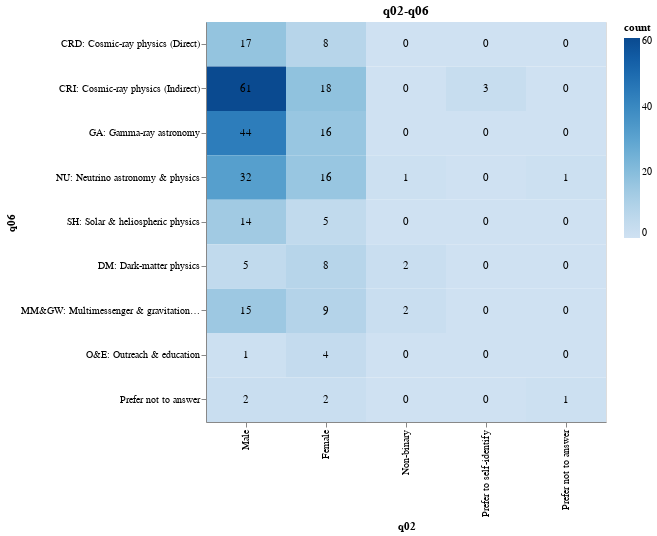
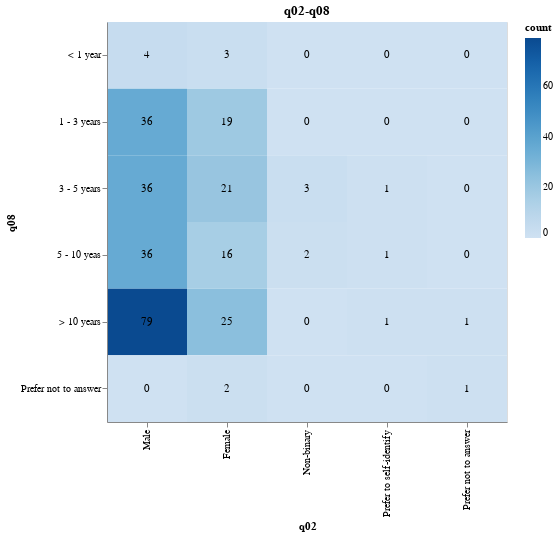
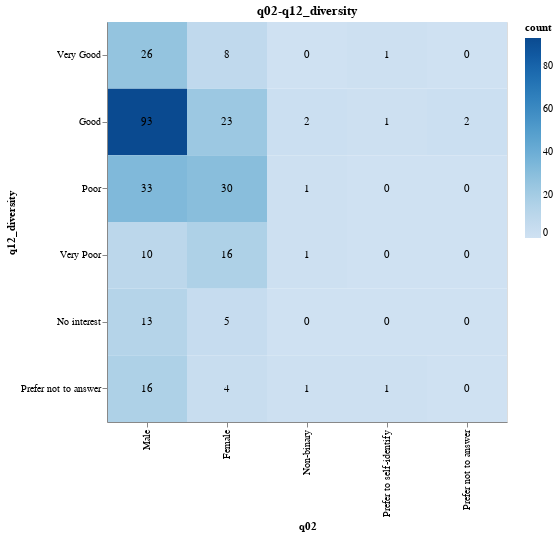
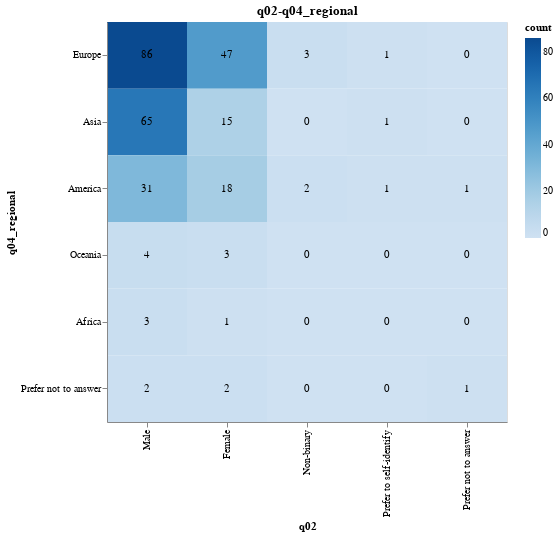

The notebook cell these images were saved under, in order:
### Code cell
for name, hm in heatmaps.items():
    if name in list(p005.questions):
        hm.properties(
            title=name,
            width=400,
            height=400,
        ).display()

### Figure 1 — Vega-Lite specification as saved in the notebook (floating-point values rounded to 4 significant figures)
{"config": {"view": {"continuousWidth": 300, "continuousHeight": 300}}, "layer": [{"mark": {"type": "rect"}, "encoding": {"color": {"field": "count", "scale": {"scheme": "blues"}, "type": "quantitative"}, "x": {"field": "q02", "sort": ["Male", "Female", "Non-binary", "Prefer to self-identify", "Prefer not to answer"], "type": "ordinal"}, "y": {"field": "q06", "sort": ["CRD: Cosmic-ray physics (Direct)", "CRI: Cosmic-ray physics (Indirect)", "GA: Gamma-ray astronomy", "NU: Neutrino astronomy & physics", "SH: Solar & heliospheric physics", "DM: Dark-matter physics", "MM&GW: Multimessenger & gravitational wave", "O&E: Outreach & education", "Prefer not to answer"], "type": "ordinal"}}}, {"mark": {"type": "text"}, "encoding": {"text": {"field": "count", "type": "quantitative"}, "x": {"field": "q02", "sort": ["Male", "Female", "Non-binary", "Prefer to self-identify", "Prefer not to answer"], "type": "ordinal"}, "y": {"field": "q06", "sort": ["CRD: Cosmic-ray physics (Direct)", "CRI: Cosmic-ray physics (Indirect)", "GA: Gamma-ray astronomy", "NU: Neutrino astronomy & physics", "SH: Solar & heliospheric physics", "DM: Dark-matter physics", "MM&GW: Multimessenger & gravitational wave", "O&E: Outreach & education", "Prefer not to answer"], "type": "ordinal"}}}], "data": {"name": "data-7794a0f2cb6ac7cfbcb84d0d2d0f9a3e"}, "height": 400, "title": "q02-q06", "width": 400, "$schema": "https://vega.github.io/schema/vega-lite/v5.8.0.json", "datasets": {"data-7794a0f2cb6ac7cfbcb84d0d2d0f9a3e": [{"q02": "Male", "q06": "CRD: Cosmic-ray physics (Direct)", "count": 17}, {"q02": "Female", "q06": "CRD: Cosmic-ray physics (Direct)", "count": 8}, {"q02": "Non-binary", "q06": "CRD: Cosmic-ray physics (Direct)", "count": 0}, {"q02": "Prefer to self-identify", "q06": "CRD: Cosmic-ray physics (Direct)", "count": 0}, {"q02": "Prefer not to answer", "q06": "CRD: Cosmic-ray physics (Direct)", "count": 0}, {"q02": "Male", "q06": "CRI: Cosmic-ray physics (Indirect)", "count": 61}, {"q02": "Female", "q06": "CRI: Cosmic-ray physics (Indirect)", "count": 18}, {"q02": "Non-binary", "q06": "CRI: Cosmic-ray physics (Indirect)", "count": 0}, {"q02": "Prefer to self-identify", "q06": "CRI: Cosmic-ray physics (Indirect)", "count": 3}, {"q02": "Prefer not to answer", "q06": "CRI: Cosmic-ray physics (Indirect)", "count": 0}, {"q02": "Male", "q06": "GA: Gamma-ray astronomy", "count": 44}, {"q02": "Female", "q06": "GA: Gamma-ray astronomy", "count": 16}, {"q02": "Non-binary", "q06": "GA: Gamma-ray astronomy", "count": 0}, {"q02": "Prefer to self-identify", "q06": "GA: Gamma-ray astronomy", "count": 0}, {"q02": "Prefer not to answer", "q06": "GA: Gamma-ray astronomy", "count": 0}, {"q02": "Male", "q06": "NU: Neutrino astronomy & physics", "count": 32}, {"q02": "Female", "q06": "NU: Neutrino astronomy & physics", "count": 16}, {"q02": "Non-binary", "q06": "NU: Neutrino astronomy & physics", "count": 1}, {"q02": "Prefer to self-identify", "q06": "NU: Neutrino astronomy & physics", "count": 0}, {"q02": "Prefer not to answer", "q06": "NU: Neutrino astronomy & physics", "count": 1}, {"q02": "Male", "q06": "SH: Solar & heliospheric physics", "count": 14}, {"q02": "Female", "q06": "SH: Solar & heliospheric physics", "count": 5}, {"q02": "Non-binary", "q06": "SH: Solar & heliospheric physics", "count": 0}, {"q02": "Prefer to self-identify", "q06": "SH: Solar & heliospheric physics", "count": 0}, {"q02": "Prefer not to answer", "q06": "SH: Solar & heliospheric physics", "count": 0}, {"q02": "Male", "q06": "DM: Dark-matter physics", "count": 5}, {"q02": "Female", "q06": "DM: Dark-matter physics", "count": 8}, {"q02": "Non-binary", "q06": "DM: Dark-matter physics", "count": 2}, {"q02": "Prefer to self-identify", "q06": "DM: Dark-matter physics", "count": 0}, {"q02": "Prefer not to answer", "q06": "DM: Dark-matter physics", "count": 0}, {"q02": "Male", "q06": "MM&GW: Multimessenger & gravitational wave", "count": 15}, {"q02": "Female", "q06": "MM&GW: Multimessenger & gravitational wave", "count": 9}, {"q02": "Non-binary", "q06": "MM&GW: Multimessenger & gravitational wave", "count": 2}, {"q02": "Prefer to self-identify", "q06": "MM&GW: Multimessenger & gravitational wave", "count": 0}, {"q02": "Prefer not to answer", "q06": "MM&GW: Multimessenger & gravitational wave", "count": 0}, {"q02": "Male", "q06": "O&E: Outreach & education", "count": 1}, {"q02": "Female", "q06": "O&E: Outreach & education", "count": 4}, {"q02": "Non-binary", "q06": "O&E: Outreach & education", "count": 0}, {"q02": "Prefer to self-identify", "q06": "O&E: Outreach & education", "count": 0}, {"q02": "Prefer not to answer", "q06": "O&E: Outreach & education", "count": 0}, {"q02": "Male", "q06": "Prefer not to answer", "count": 2}, {"q02": "Female", "q06": "Prefer not to answer", "count": 2}, {"q02": "Non-binary", "q06": "Prefer not to answer", "count": 0}, {"q02": "Prefer to self-identify", "q06": "Prefer not to answer", "count": 0}, {"q02": "Prefer not to answer", "q06": "Prefer not to answer", "count": 1}]}}

### Figure 2 — Vega-Lite specification as saved in the notebook (floating-point values rounded to 4 significant figures)
{"config": {"view": {"continuousWidth": 300, "continuousHeight": 300}}, "layer": [{"mark": {"type": "rect"}, "encoding": {"color": {"field": "count", "scale": {"scheme": "blues"}, "type": "quantitative"}, "x": {"field": "q02", "sort": ["Male", "Female", "Non-binary", "Prefer to self-identify", "Prefer not to answer"], "type": "ordinal"}, "y": {"field": "q08", "sort": ["< 1 year", "1 - 3 years", "3 - 5 years", "5 - 10 yeas", "> 10 years", "Prefer not to answer"], "type": "ordinal"}}}, {"mark": {"type": "text"}, "encoding": {"text": {"field": "count", "type": "quantitative"}, "x": {"field": "q02", "sort": ["Male", "Female", "Non-binary", "Prefer to self-identify", "Prefer not to answer"], "type": "ordinal"}, "y": {"field": "q08", "sort": ["< 1 year", "1 - 3 years", "3 - 5 years", "5 - 10 yeas", "> 10 years", "Prefer not to answer"], "type": "ordinal"}}}], "data": {"name": "data-645eaf0aa2554ba0ab48a6100a9d790c"}, "height": 400, "title": "q02-q08", "width": 400, "$schema": "https://vega.github.io/schema/vega-lite/v5.8.0.json", "datasets": {"data-645eaf0aa2554ba0ab48a6100a9d790c": [{"q02": "Male", "q08": "< 1 year", "count": 4}, {"q02": "Female", "q08": "< 1 year", "count": 3}, {"q02": "Non-binary", "q08": "< 1 year", "count": 0}, {"q02": "Prefer to self-identify", "q08": "< 1 year", "count": 0}, {"q02": "Prefer not to answer", "q08": "< 1 year", "count": 0}, {"q02": "Male", "q08": "1 - 3 years", "count": 36}, {"q02": "Female", "q08": "1 - 3 years", "count": 19}, {"q02": "Non-binary", "q08": "1 - 3 years", "count": 0}, {"q02": "Prefer to self-identify", "q08": "1 - 3 years", "count": 0}, {"q02": "Prefer not to answer", "q08": "1 - 3 years", "count": 0}, {"q02": "Male", "q08": "3 - 5 years", "count": 36}, {"q02": "Female", "q08": "3 - 5 years", "count": 21}, {"q02": "Non-binary", "q08": "3 - 5 years", "count": 3}, {"q02": "Prefer to self-identify", "q08": "3 - 5 years", "count": 1}, {"q02": "Prefer not to answer", "q08": "3 - 5 years", "count": 0}, {"q02": "Male", "q08": "5 - 10 yeas", "count": 36}, {"q02": "Female", "q08": "5 - 10 yeas", "count": 16}, {"q02": "Non-binary", "q08": "5 - 10 yeas", "count": 2}, {"q02": "Prefer to self-identify", "q08": "5 - 10 yeas", "count": 1}, {"q02": "Prefer not to answer", "q08": "5 - 10 yeas", "count": 0}, {"q02": "Male", "q08": "> 10 years", "count": 79}, {"q02": "Female", "q08": "> 10 years", "count": 25}, {"q02": "Non-binary", "q08": "> 10 years", "count": 0}, {"q02": "Prefer to self-identify", "q08": "> 10 years", "count": 1}, {"q02": "Prefer not to answer", "q08": "> 10 years", "count": 1}, {"q02": "Male", "q08": "Prefer not to answer", "count": 0}, {"q02": "Female", "q08": "Prefer not to answer", "count": 2}, {"q02": "Non-binary", "q08": "Prefer not to answer", "count": 0}, {"q02": "Prefer to self-identify", "q08": "Prefer not to answer", "count": 0}, {"q02": "Prefer not to answer", "q08": "Prefer not to answer", "count": 1}]}}

### Figure 3 — Vega-Lite specification as saved in the notebook (floating-point values rounded to 4 significant figures)
{"config": {"view": {"continuousWidth": 300, "continuousHeight": 300}}, "layer": [{"mark": {"type": "rect"}, "encoding": {"color": {"field": "count", "scale": {"scheme": "blues"}, "type": "quantitative"}, "x": {"field": "q02", "sort": ["Male", "Female", "Non-binary", "Prefer to self-identify", "Prefer not to answer"], "type": "ordinal"}, "y": {"field": "q12_diversity", "sort": ["Very Good", "Good", "Poor", "Very Poor", "No interest", "Prefer not to answer"], "type": "ordinal"}}}, {"mark": {"type": "text"}, "encoding": {"text": {"field": "count", "type": "quantitative"}, "x": {"field": "q02", "sort": ["Male", "Female", "Non-binary", "Prefer to self-identify", "Prefer not to answer"], "type": "ordinal"}, "y": {"field": "q12_diversity", "sort": ["Very Good", "Good", "Poor", "Very Poor", "No interest", "Prefer not to answer"], "type": "ordinal"}}}], "data": {"name": "data-ef3a8845724324ef19742282c1de9db0"}, "height": 400, "title": "q02-q12_diversity", "width": 400, "$schema": "https://vega.github.io/schema/vega-lite/v5.8.0.json", "datasets": {"data-ef3a8845724324ef19742282c1de9db0": [{"q02": "Male", "q12_diversity": "Very Good", "count": 26}, {"q02": "Female", "q12_diversity": "Very Good", "count": 8}, {"q02": "Non-binary", "q12_diversity": "Very Good", "count": 0}, {"q02": "Prefer to self-identify", "q12_diversity": "Very Good", "count": 1}, {"q02": "Prefer not to answer", "q12_diversity": "Very Good", "count": 0}, {"q02": "Male", "q12_diversity": "Good", "count": 93}, {"q02": "Female", "q12_diversity": "Good", "count": 23}, {"q02": "Non-binary", "q12_diversity": "Good", "count": 2}, {"q02": "Prefer to self-identify", "q12_diversity": "Good", "count": 1}, {"q02": "Prefer not to answer", "q12_diversity": "Good", "count": 2}, {"q02": "Male", "q12_diversity": "Poor", "count": 33}, {"q02": "Female", "q12_diversity": "Poor", "count": 30}, {"q02": "Non-binary", "q12_diversity": "Poor", "count": 1}, {"q02": "Prefer to self-identify", "q12_diversity": "Poor", "count": 0}, {"q02": "Prefer not to answer", "q12_diversity": "Poor", "count": 0}, {"q02": "Male", "q12_diversity": "Very Poor", "count": 10}, {"q02": "Female", "q12_diversity": "Very Poor", "count": 16}, {"q02": "Non-binary", "q12_diversity": "Very Poor", "count": 1}, {"q02": "Prefer to self-identify", "q12_diversity": "Very Poor", "count": 0}, {"q02": "Prefer not to answer", "q12_diversity": "Very Poor", "count": 0}, {"q02": "Male", "q12_diversity": "No interest", "count": 13}, {"q02": "Female", "q12_diversity": "No interest", "count": 5}, {"q02": "Non-binary", "q12_diversity": "No interest", "count": 0}, {"q02": "Prefer to self-identify", "q12_diversity": "No interest", "count": 0}, {"q02": "Prefer not to answer", "q12_diversity": "No interest", "count": 0}, {"q02": "Male", "q12_diversity": "Prefer not to answer", "count": 16}, {"q02": "Female", "q12_diversity": "Prefer not to answer", "count": 4}, {"q02": "Non-binary", "q12_diversity": "Prefer not to answer", "count": 1}, {"q02": "Prefer to self-identify", "q12_diversity": "Prefer not to answer", "count": 1}, {"q02": "Prefer not to answer", "q12_diversity": "Prefer not to answer", "count": 0}]}}

### Figure 4 — Vega-Lite specification as saved in the notebook (floating-point values rounded to 4 significant figures)
{"config": {"view": {"continuousWidth": 300, "continuousHeight": 300}}, "layer": [{"mark": {"type": "rect"}, "encoding": {"color": {"field": "count", "scale": {"scheme": "blues"}, "type": "quantitative"}, "x": {"field": "q02", "sort": ["Male", "Female", "Non-binary", "Prefer to self-identify", "Prefer not to answer"], "type": "ordinal"}, "y": {"field": "q04_regional", "sort": ["Europe", "Asia", "America", "Oceania", "Africa", "Prefer not to answer"], "type": "ordinal"}}}, {"mark": {"type": "text"}, "encoding": {"text": {"field": "count", "type": "quantitative"}, "x": {"field": "q02", "sort": ["Male", "Female", "Non-binary", "Prefer to self-identify", "Prefer not to answer"], "type": "ordinal"}, "y": {"field": "q04_regional", "sort": ["Europe", "Asia", "America", "Oceania", "Africa", "Prefer not to answer"], "type": "ordinal"}}}], "data": {"name": "data-0a3bc712806770fa391baa75426e396e"}, "height": 400, "title": "q02-q04_regional", "width": 400, "$schema": "https://vega.github.io/schema/vega-lite/v5.8.0.json", "datasets": {"data-0a3bc712806770fa391baa75426e396e": [{"q02": "Male", "q04_regional": "Europe", "count": 86}, {"q02": "Female", "q04_regional": "Europe", "count": 47}, {"q02": "Non-binary", "q04_regional": "Europe", "count": 3}, {"q02": "Prefer to self-identify", "q04_regional": "Europe", "count": 1}, {"q02": "Prefer not to answer", "q04_regional": "Europe", "count": 0}, {"q02": "Male", "q04_regional": "Asia", "count": 65}, {"q02": "Female", "q04_regional": "Asia", "count": 15}, {"q02": "Non-binary", "q04_regional": "Asia", "count": 0}, {"q02": "Prefer to self-identify", "q04_regional": "Asia", "count": 1}, {"q02": "Prefer not to answer", "q04_regional": "Asia", "count": 0}, {"q02": "Male", "q04_regional": "America", "count": 31}, {"q02": "Female", "q04_regional": "America", "count": 18}, {"q02": "Non-binary", "q04_regional": "America", "count": 2}, {"q02": "Prefer to self-identify", "q04_regional": "America", "count": 1}, {"q02": "Prefer not to answer", "q04_regional": "America", "count": 1}, {"q02": "Male", "q04_regional": "Oceania", "count": 4}, {"q02": "Female", "q04_regional": "Oceania", "count": 3}, {"q02": "Non-binary", "q04_regional": "Oceania", "count": 0}, {"q02": "Prefer to self-identify", "q04_regional": "Oceania", "count": 0}, {"q02": "Prefer not to answer", "q04_regional": "Oceania", "count": 0}, {"q02": "Male", "q04_regional": "Africa", "count": 3}, {"q02": "Female", "q04_regional": "Africa", "count": 1}, {"q02": "Non-binary", "q04_regional": "Africa", "count": 0}, {"q02": "Prefer to self-identify", "q04_regional": "Africa", "count": 0}, {"q02": "Prefer not to answer", "q04_regional": "Africa", "count": 0}, {"q02": "Male", "q04_regional": "Prefer not to answer", "count": 2}, {"q02": "Female", "q04_regional": "Prefer not to answer", "count": 2}, {"q02": "Non-binary", "q04_regional": "Prefer not to answer", "count": 0}, {"q02": "Prefer to self-identify", "q04_regional": "Prefer not to answer", "count": 0}, {"q02": "Prefer not to answer", "q04_regional": "Prefer not to answer", "count": 1}]}}
